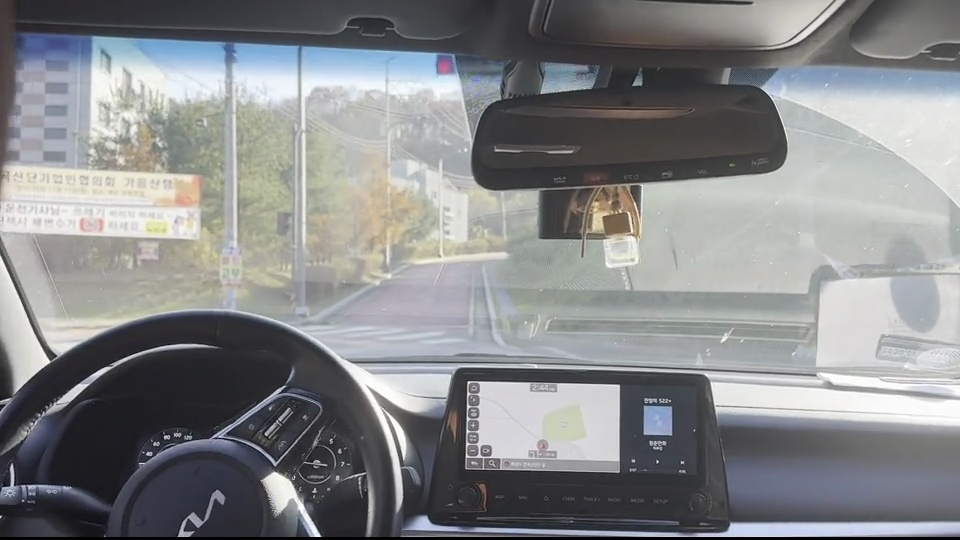
#> input picture data/images/original_1-1_960x540_00006.jpg, 960 x 540 px
$ python find_diff.py --mask-path data/images/original_1-1_960x540_00006.jpg
#> lines starting #> are read from the running program, lines starting #| are printed output that depends on the picture; after the words box and inside, x2 and y2 are one past the last pixel; in counts of white or black regions, pixels touching at a corner belong together
import argparse
from dataclasses import dataclass
from pathlib import Path
from typing import Iterable, Optional, Sequence, Tuple

import cv2
import numpy as np


DEFAULT_SRC_POINTS: Tuple[Tuple[float, float], ...] = (
    (250.0, 680.0),   # 좌하
    (1050.0, 680.0),  # 우하
    (800.0, 450.0),   # 우상
    (480.0, 450.0),   # 좌상
)

DEFAULT_DST_POINTS: Tuple[Tuple[float, float], ...] = (
    (150.0, 800.0),  # 좌하
    (450.0, 800.0),  # 우하
    (450.0, 0.0),    # 우상
    (150.0, 0.0),    # 좌상
)


@dataclass
class DepartureMeasurement:
    left_x: Optional[float]
    right_x: Optional[float]
    lane_center_x: Optional[float]
    lane_width: Optional[float]
    left_ratio: float
    right_ratio: float
    offset_px: Optional[float]
    car_center_bev_x: float
    departed: bool
    bev_image: np.ndarray


@dataclass
class DepartureRatioSample:
    """윈도우 통계를 계산하기 위해 필요한 최소 정보만 담는 샘플."""

    left_ratio: float
    right_ratio: float
    departed: bool

    # [7 lines left out: function from_measurement, not called in this run]


@dataclass
class DepartureWindowStats:
    """여러 프레임을 기반으로 계산된 차선 이탈 통계."""

    sample_count: int
    avg_left_ratio: float
    avg_right_ratio: float
    departure_rate: float
    dominant_side: Optional[str]

    # [30 lines left out: functions as_dict, summarize_departure_samples, not called in this run]


def _to_float32(points: Sequence[Tuple[float, float]]) -> np.ndarray:
    return np.array(points, dtype=np.float32)


class LaneDepartureRatioCalculator:
    """
    차선 이탈률(왼/오른쪽)을 계산하기 위한 헬퍼 클래스.
    입력 마스크를 BEV(Perspective Transform)로 변환한 뒤 히스토그램 피크를 활용합니다.
    """

    def __init__(
        self,
        car_center_x: float = 620.0,
        car_center_y_ratio: float = 0.92,
        bev_size: Tuple[int, int] = (600, 800),
        src_points: Sequence[Tuple[float, float]] = DEFAULT_SRC_POINTS,
        dst_points: Sequence[Tuple[float, float]] = DEFAULT_DST_POINTS,
        histogram_threshold: float = 100.0,
        depart_ratio_threshold: float = 50.0,
    ) -> None:
        self.car_center_x = float(car_center_x)
        self.car_center_y_ratio = float(np.clip(car_center_y_ratio, 0.0, 1.0))
        self.bev_size = bev_size
        self.histogram_threshold = histogram_threshold
        self.depart_ratio_threshold = depart_ratio_threshold

        self.src_points = _to_float32(src_points)
        self.dst_points = _to_float32(dst_points)
        self.transform = cv2.getPerspectiveTransform(self.src_points, self.dst_points)

    def _ensure_binary(self, mask: np.ndarray) -> np.ndarray:
        if mask is None:
            raise ValueError("마스크 이미지를 읽을 수 없습니다.")
        if mask.ndim == 3:
            mask = cv2.cvtColor(mask, cv2.COLOR_BGR2GRAY)
        return (mask > 127).astype(np.uint8) * 255

    def _warp_to_bev(self, mask: np.ndarray) -> np.ndarray:
        return cv2.warpPerspective(mask, self.transform, self.bev_size)

    def _histogram_lane_positions(self, bev_img: np.ndarray) -> Tuple[Optional[int], Optional[int]]:
        if bev_img.sum() == 0:
            return None, None
        bottom_half = bev_img[bev_img.shape[0] // 2:, :]
        histogram = bottom_half.sum(axis=0)
        midpoint = histogram.shape[0] // 2

        left_hist = histogram[:midpoint]
        right_hist = histogram[midpoint:]

        if left_hist.size == 0 or right_hist.size == 0:
            return None, None

        left_x = int(np.argmax(left_hist))
        right_x = int(np.argmax(right_hist)) + midpoint

        if histogram[left_x] < self.histogram_threshold or histogram[right_x] < self.histogram_threshold:
            return None, None
        if right_x - left_x <= 0:
            return None, None

        return left_x, right_x

    def _transform_point(self, point: Tuple[float, float]) -> Tuple[float, float]:
        src = np.array([[point]], dtype=np.float32)
        dst = cv2.perspectiveTransform(src, self.transform)
        return float(dst[0][0][0]), float(dst[0][0][1])

    def measure(self, mask: np.ndarray) -> DepartureMeasurement:
        binary = self._ensure_binary(mask)
        bev = self._warp_to_bev(binary)
        left_x, right_x = self._histogram_lane_positions(bev)

        lane_center = None
        lane_width = None
        offset_px = None
        left_ratio = 0.0
        right_ratio = 0.0
        departed = False

        if left_x is not None and right_x is not None:
            lane_center = (left_x + right_x) / 2.0
            lane_width = float(right_x - left_x)
            half_width = max(1.0, lane_width / 2.0)

            car_center_y = int(round(self.car_center_y_ratio * (binary.shape[0] - 1)))
            car_center_y = np.clip(car_center_y, 0, binary.shape[0] - 1)
            car_center_x = np.clip(self.car_center_x, 0, binary.shape[1] - 1)

            car_center_bev_x, _ = self._transform_point((car_center_x, car_center_y))
            offset_px = car_center_bev_x - lane_center
            ratio_pct = abs(offset_px) / half_width * 100.0

            if offset_px < 0:
                left_ratio = ratio_pct
            elif offset_px > 0:
                right_ratio = ratio_pct

            departed = ratio_pct >= self.depart_ratio_threshold
        else:
            car_center_y = int(round(self.car_center_y_ratio * (binary.shape[0] - 1)))
            car_center_y = np.clip(car_center_y, 0, binary.shape[0] - 1)
            car_center_x = np.clip(self.car_center_x, 0, binary.shape[1] - 1)
            car_center_bev_x, _ = self._transform_point((car_center_x, car_center_y))

        return DepartureMeasurement(
            left_x=left_x,
            right_x=right_x,
            lane_center_x=lane_center,
            lane_width=lane_width,
            left_ratio=left_ratio,
            right_ratio=right_ratio,
            offset_px=offset_px,
            car_center_bev_x=car_center_bev_x,
            departed=departed,
            bev_image=bev,
        )

    def draw_debug_overlay(self, measurement: DepartureMeasurement) -> np.ndarray:
        canvas = cv2.cvtColor(measurement.bev_image, cv2.COLOR_GRAY2BGR)
        h, _ = canvas.shape

        if measurement.left_x is not None:
            cv2.line(canvas, (int(measurement.left_x), 0), (int(measurement.left_x), h - 1), (255, 0, 0), 2)
        if measurement.right_x is not None:
            cv2.line(canvas, (int(measurement.right_x), 0), (int(measurement.right_x), h - 1), (255, 0, 0), 2)
        if measurement.lane_center_x is not None:
            cv2.line(
                canvas,
                (int(measurement.lane_center_x), 0),
                (int(measurement.lane_center_x), h - 1),
                (0, 255, 0),
                1,
            )

        cv2.line(
            canvas,
            (int(measurement.car_center_bev_x), 0),
            (int(measurement.car_center_bev_x), h - 1),
            (0, 0, 255),
            3,
        )

        text_lines = [
            f"left ratio:  {measurement.left_ratio:6.2f}%",
            f"right ratio: {measurement.right_ratio:6.2f}%",
            f"offset(px):  {measurement.offset_px if measurement.offset_px is not None else 'N/A'}",
            f"departed?:  {'YES' if measurement.departed else 'NO'}",
        ]
        y = 25
        for line in text_lines:
            cv2.putText(canvas, line, (10, y), cv2.FONT_HERSHEY_SIMPLEX, 0.6, (255, 255, 255), 2, cv2.LINE_AA)
            y += 25

        return canvas


# [12 lines left out: function _parse_points, not called in this run]


def build_arg_parser() -> argparse.ArgumentParser:
    parser = argparse.ArgumentParser(description="BEV 기반 차선 이탈률 계산 도구")
    parser.add_argument("--mask-path", type=Path, required=True, help="이진 마스크 이미지 경로")
    parser.add_argument("--car-center-x", type=float, default=620.0, help="원본 이미지에서 차량 중심 X 좌표")
    parser.add_argument(
        "--car-center-y-ratio",
        type=float,
        default=0.92,
        help="차량 중심 Y 비율(0~1, 1은 이미지 하단)",
    )
    parser.add_argument("--bev-width", type=int, default=600, help="BEV 출력 가로 크기")
    parser.add_argument("--bev-height", type=int, default=800, help="BEV 출력 세로 크기")
    parser.add_argument(
        "--src-points",
        type=str,
        default=None,
        help="원근 변환 소스 좌표. 예) '250,680 1050,680 800,450 480,450'",
    )
    parser.add_argument(
        "--dst-points",
        type=str,
        default=None,
        help="원근 변환 목적 좌표. 형식은 src와 동일",
    )
    parser.add_argument("--hist-threshold", type=float, default=100.0, help="히스토그램 최소 값")
    parser.add_argument("--depart-threshold", type=float, default=50.0, help="이탈 판단 퍼센트(%)")
    parser.add_argument("--save-overlay", type=Path, default=None, help="디버그 이미지를 저장할 경로")
    parser.add_argument("--show", action="store_true", help="matplotlib으로 결과 표시")
    return parser


def analyze_mask(args: argparse.Namespace) -> None:
    mask = cv2.imread(str(args.mask_path), cv2.IMREAD_GRAYSCALE)
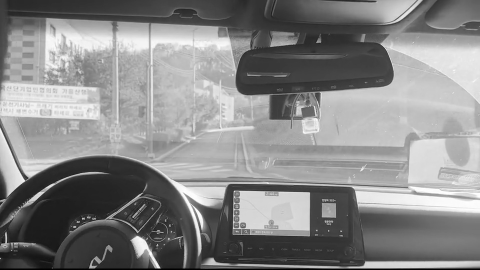
#> mask: shape (540, 960) (shown at 1/2 size); min 0, max 255, mean 135.3
    if mask is None:
        raise FileNotFoundError(f"이미지를 읽을 수 없습니다: {args.mask_path}")

    calculator = LaneDepartureRatioCalculator(
        car_center_x=args.car_center_x,
        car_center_y_ratio=args.car_center_y_ratio,
        bev_size=(args.bev_width, args.bev_height),
        src_points=_parse_points(args.src_points) if args.src_points else DEFAULT_SRC_POINTS,
        dst_points=_parse_points(args.dst_points) if args.dst_points else DEFAULT_DST_POINTS,
        histogram_threshold=args.hist_threshold,
        depart_ratio_threshold=args.depart_threshold,
    )
    measurement = calculator.measure(mask)
#> in _ensure_binary, `return (mask > 127).astype(np.uint8) * 255`:
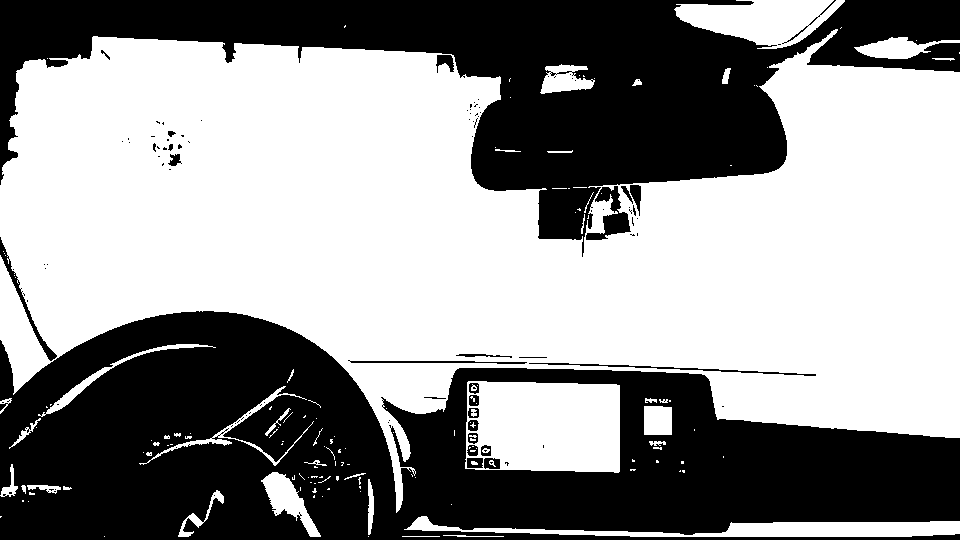
#> returned value: shape (540, 960); 57.1% white; 108 black regions (82 under 20 px), largest, box (x1, y1, x2, y2) and area: (0, 311, 960, 540) 131175, (0, 0, 960, 257) 86701, (586, 186, 631, 240) 973
#> in _warp_to_bev, `return cv2.warpPerspective(mask, self.transform, self.bev_size)`:
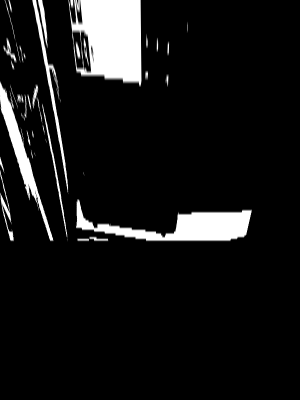
#> returned value: shape (800, 600) (shown at 1/2 size); min 0, max 255, mean 22.3
#> in _histogram_lane_positions, `bottom_half = bev_img[bev_img.shape[0] // 2:, :]`:
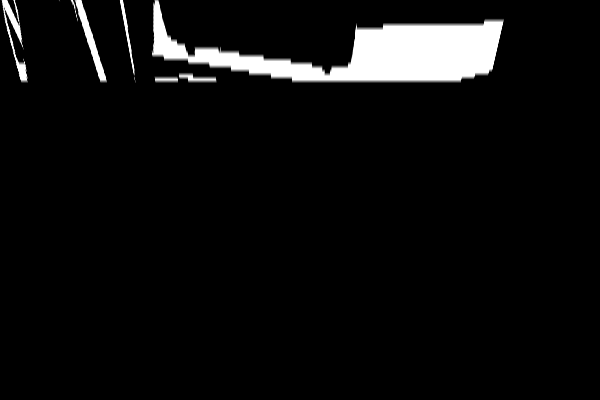
#> bottom_half: shape (400, 600); min 0, max 255, mean 13.9
#> in _histogram_lane_positions, `histogram = bottom_half.sum(axis=0)`: histogram = 600 values, max 15045 at index 156, min 0 at index 0, mean 5544.1
#> in _histogram_lane_positions, `left_hist = histogram[:midpoint]`: left_hist = 300 values, max 15045 at index 156, min 0 at index 0, mean 3690.5
#> in _histogram_lane_positions, `right_hist = histogram[midpoint:]`: right_hist = 300 values, max 14512 at index 84, min 0 at index 204, mean 7397.7
#> in _histogram_lane_positions, `left_x = int(np.argmax(left_hist))`: left_x = 156
#> in _histogram_lane_positions, `right_x = int(np.argmax(right_hist)) + midpoint`: right_x = 384
#> in measure, `left_x, right_x = self._histogram_lane_positions(bev)`: left_x = 156; right_x = 384
#> in measure, `lane_center = (left_x + right_x) / 2.0`: lane_center = 270
#> in measure, `lane_width = float(right_x - left_x)`: lane_width = 228
#> in measure, `half_width = max(1.0, lane_width / 2.0)`: half_width = 114
#> in measure, `offset_px = car_center_bev_x - lane_center`: offset_px = 14.13
#> in measure, `ratio_pct = abs(offset_px) / half_width * 100.0`: ratio_pct = 12.4
#> in measure, `departed = ratio_pct >= self.depart_ratio_threshold`: departed = False
    overlay = calculator.draw_debug_overlay(measurement)

    print("=" * 50)
    print(f"왼쪽 차선 X: {measurement.left_x}")
    print(f"오른쪽 차선 X: {measurement.right_x}")
    print(f"차선 폭(px): {measurement.lane_width}")
    print(f"차량 중심(BEV) X: {measurement.car_center_bev_x:.2f}")
    print(f"왼쪽 이탈률: {measurement.left_ratio:.2f}%")
    print(f"오른쪽 이탈률: {measurement.right_ratio:.2f}%")
    print(f"이탈 여부: {'YES' if measurement.departed else 'NO'}")
    print("=" * 50)

    if args.save_overlay:
        args.save_overlay.parent.mkdir(parents=True, exist_ok=True)
        cv2.imwrite(str(args.save_overlay), overlay)
        print(f"[INFO] 디버그 이미지를 저장했습니다: {args.save_overlay}")

    if args.show:
        try:
            import matplotlib.pyplot as plt
        except ImportError:
            print("[WARN] matplotlib을 찾을 수 없어 시각화를 건너뜁니다.")
        else:
            plt.imshow(cv2.cvtColor(overlay, cv2.COLOR_BGR2RGB))
            plt.title("BEV Lane Departure Analysis")
            plt.axis("off")
    plt.show()


if __name__ == "__main__":
#> (the run stopped early here; a loop or call above may not have finished)

$ run again, on data/images/original_1-2_960x540_00009.jpg
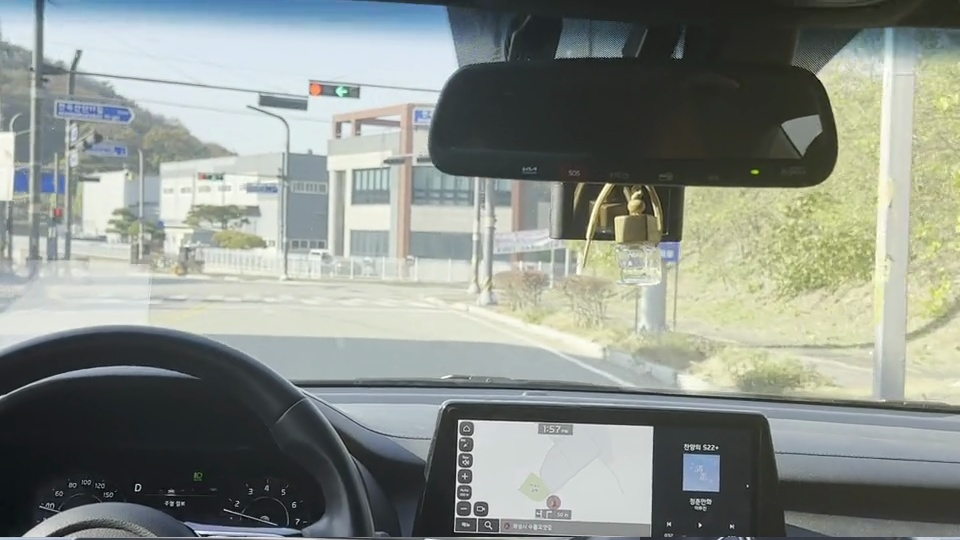
#> input picture data/images/original_1-2_960x540_00009.jpg, 960 x 540 px
#> in _ensure_binary, `return (mask > 127).astype(np.uint8) * 255`:
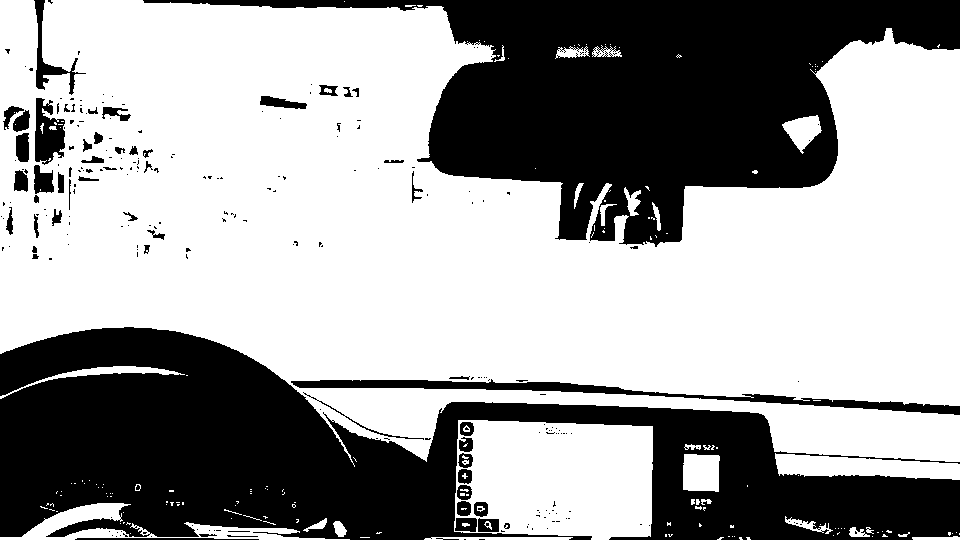
#> returned value: shape (540, 960); 62.1% white; 250 black regions (193 under 20 px), largest, box (x1, y1, x2, y2) and area: (0, 327, 960, 540) 100431, (143, 0, 960, 247) 82642, (291, 379, 960, 415) 4588
#> in _histogram_lane_positions, `bottom_half = bev_img[bev_img.shape[0] // 2:, :]`:
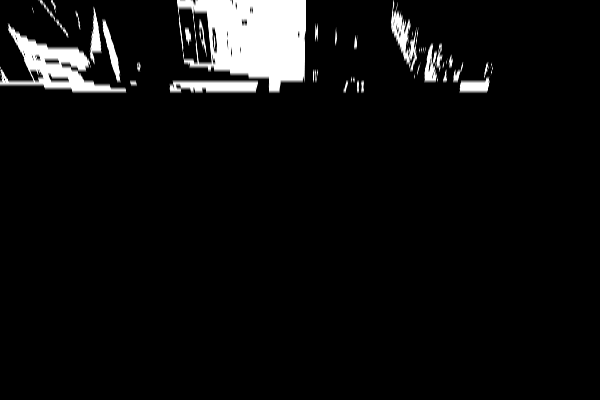
#> bottom_half: shape (400, 600); min 0, max 255, mean 14.9
#> histogram = 600 values, max 23436 at index 270, min 0 at index 127, mean 5966.2
#> left_hist = 300 values, max 23436 at index 270, min 0 at index 127, mean 10172.4
#> right_hist = 300 values, max 20759 at index 0, min 0 at index 6, mean 1760.1
#> in _histogram_lane_positions, `left_x = int(np.argmax(left_hist))`: left_x = 270
#> in _histogram_lane_positions, `right_x = int(np.argmax(right_hist)) + midpoint`: right_x = 300
#> in measure, `left_x, right_x = self._histogram_lane_positions(bev)`: left_x = 270; right_x = 300
#> lane_center = 285
#> lane_width = 30
#> half_width = 15
#> offset_px = -0.865
#> ratio_pct = 5.77
#> departed = False

$ run again, on data/images/original_1-2_960x540_00013.jpg
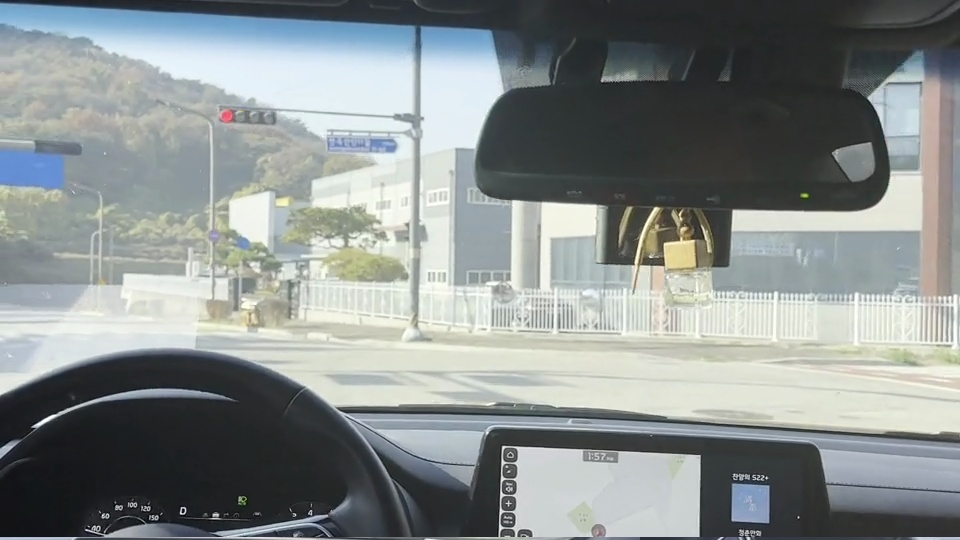
#> input picture data/images/original_1-2_960x540_00013.jpg, 960 x 540 px
#> in _ensure_binary, `return (mask > 127).astype(np.uint8) * 255`:
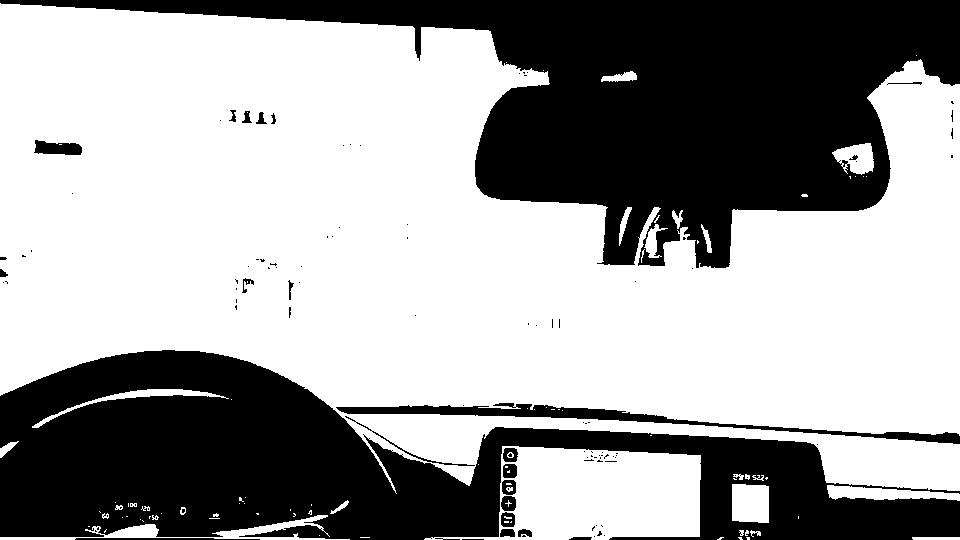
#> returned value: shape (540, 960); 62.4% white; 112 black regions (87 under 20 px), largest, box (x1, y1, x2, y2) and area: (0, 0, 960, 268) 99040, (0, 350, 960, 540) 88805, (336, 403, 960, 444) 4299
#> in _histogram_lane_positions, `bottom_half = bev_img[bev_img.shape[0] // 2:, :]`:
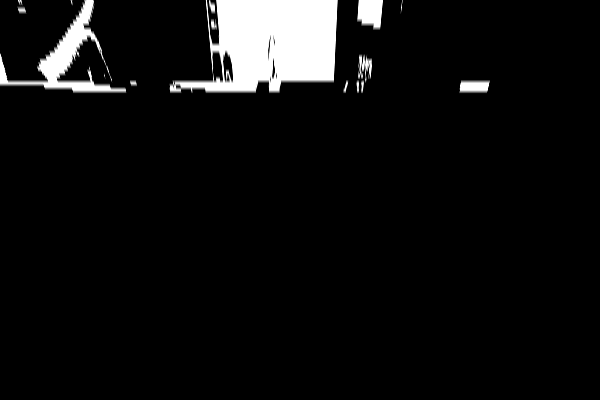
#> bottom_half: shape (400, 600); min 0, max 255, mean 15.1
#> histogram = 600 values, max 23436 at index 234, min 0 at index 127, mean 6046.1
#> left_hist = 300 values, max 23436 at index 234, min 0 at index 127, mean 8646.2
#> right_hist = 300 values, max 20759 at index 0, min 0 at index 38, mean 3446
#> in _histogram_lane_positions, `left_x = int(np.argmax(left_hist))`: left_x = 234
#> in _histogram_lane_positions, `right_x = int(np.argmax(right_hist)) + midpoint`: right_x = 300
#> in measure, `left_x, right_x = self._histogram_lane_positions(bev)`: left_x = 234; right_x = 300
#> lane_center = 267
#> lane_width = 66
#> half_width = 33
#> offset_px = 17.13
#> ratio_pct = 51.92
#> departed = True
